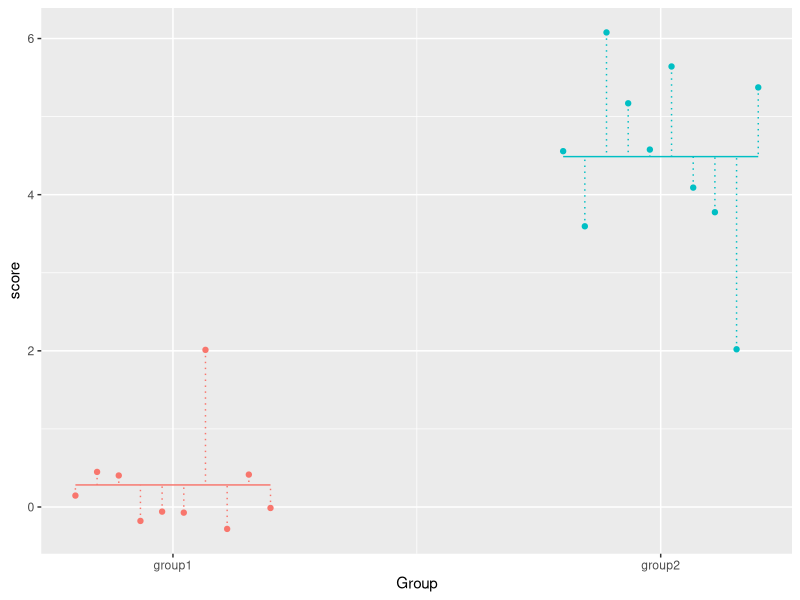
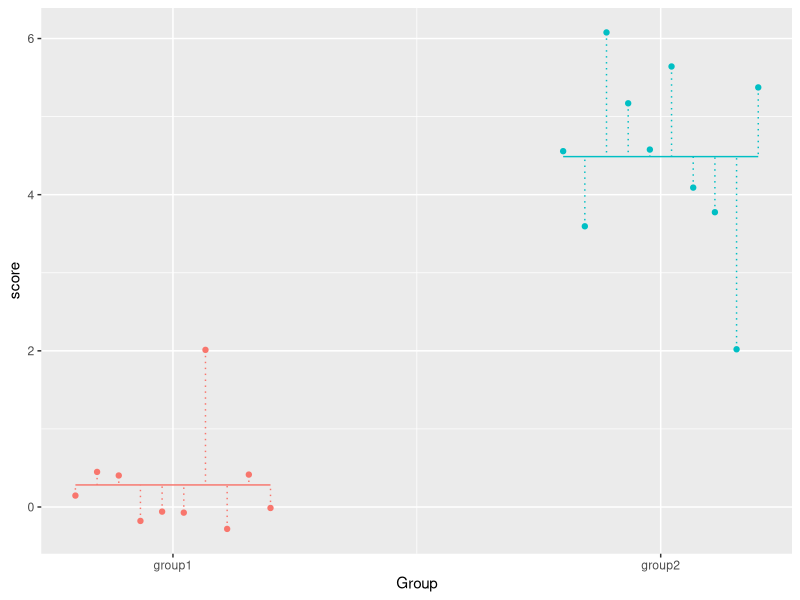

Write R code to recreate these figures, in order.
library(tidyverse)

group1 <- rnorm(n = 10)
group2 <- rnorm(n = 10, mean = 5)
dat <- tibble(group1, group2) %>%
  gather(key = group, value = score, group1:group2) %>%
  mutate(group = factor(group)) %>%
  group_by(group) %>% 
  mutate(group_jittered = seq(as.numeric(unique(group)) - 0.2,
                              as.numeric(unique(group)) + 0.2,
                              length.out = n())) %>% 
  mutate(group_mean = mean(score))

groups = dat %>%
  group_by(group, group_mean) %>% 
  summarise(x = min(group_jittered),
            xend = max(group_jittered))

ggplot(dat) +
  aes(x = group_jittered, y = score, colour = group) +
  geom_point() +
  geom_segment(aes(
    x = group_jittered, xend = group_jittered,
    y = score, yend = group_mean), lty = 3) +
  scale_x_continuous(breaks = c(1, 2), labels = levels(dat$group)) +
  geom_segment(data = groups,
               aes(x = x, xend = xend,
                   y = group_mean, yend = group_mean)) +
  theme(legend.position = "none") +
  labs(x = "Group")

ggsave("resduals2.pdf", height = 6, width = 6)

